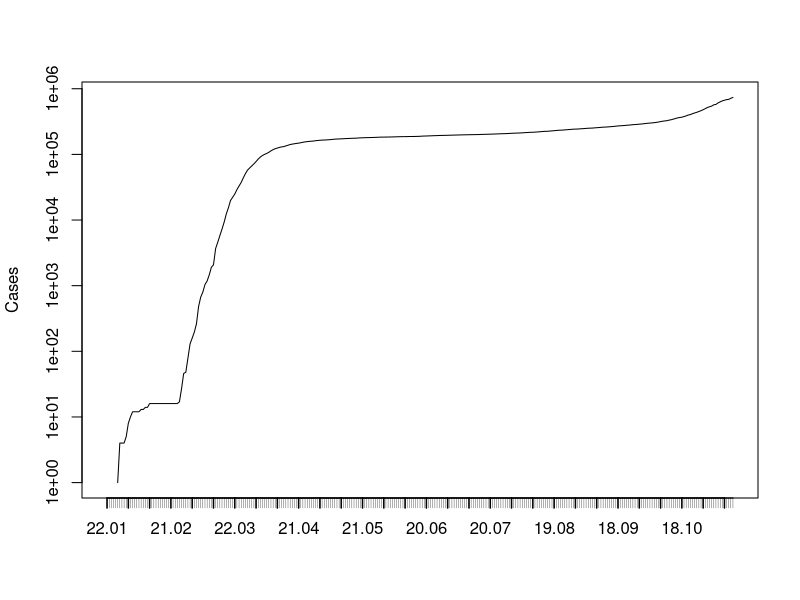

Write R code to recreate this figure. (Note: this script raises an error after producing the figure.)
## ---- chunk 1
knitr::opts_chunk$set(fig.path=paste0("figures.covid/"),
                      echo=FALSE,
                      warning=FALSE,
                      message=FALSE,
                      dev=c("png"),
                      dpi=150)
##                      fig.width=3.5,
##                      fig.height=4)


xdata <- read.csv("time_series_covid19_confirmed_global.csv")
xdatar <- read.csv("time_series_covid19_recovered_global.csv")
xdatad <- read.csv("time_series_covid19_deaths_global.csv")
N <- dim(xdata)[2]
ii <- c(5:N)
x <- c(1:length(ii))

xnames <- colnames(xdata)
lastday<-xnames[length(xnames)]

bonn <- rep(NA, length(ii))
                                        #Quelle https://www.general-anzeiger-bonn.de/region/siebengebirge/koenigswinter/coronavirus-im-rhein-sieg-kreis-zahl-der-bestaetigten-faelle-steigt-auf-24_aid-49519055
## 52 is 20
bonn[c(40:length(ii))] <- c(1, 1, 1, 1, 1, 1, 2, 4, 5, 6, 13, 18, 20, 36, 37, 55, 64, 76, 92, 119, 132, 151, 161, 180, 205, 222, 241, 259, 268, 272, 294, 294, 353, 370, 395, 412, 416, 417, 447, 474, 484, 504, 518, 530, 539, 550, 552, 561, 570, 573, 573, 580, 580, 593, 594, 615, 631, 631, 639, 648, 650, 662, 667, 667, 667, 672, 677, 680, 686, 686, 688, 689, 688, 689, 692, 692, 692, 692, 694, 695, 697, 698, 703, 703, 716, 717, 718, 726, 727, 728, 730, 731, 734, 734, 735, 738, NA)

stripX <- function(x) {
  if(length(x) == 1) {
    return(substr(x=x, start=2, stop=nchar(x)))
  }
  else {
    res <- c()
    for(i in c(1:length(x))) {
      res[i] <- substr(x=x[i], start=2, stop=nchar(x[i]))
    }
    return(res)
  }
}
datestring <- stripX(xnames[5:length(xnames)])
lastday <- format(strptime(as.character(datestring[length(datestring)]), "%m.%d.%Y"), "%d.%m.%y")
datestring <- format(strptime(as.character(datestring), "%m.%d.%Y"), "%d.%m")

dateaxis <- function(datestring, shift=0) {
  iitics <- seq(1, length(datestring), 10)
  axis(side=1,
       at=iitics+shift, lwd.ticks=1.5,
       labels=datestring[iitics])
  axis(side=1, lwd.ticks=0.3,
       at=c(1:length(datestring))+shift,
       labels=FALSE)
}

## ---- chunk 2
plot(y=as.vector(xdata[xdata$Country.Region=="Germany",])[ii], x=x, log="y", type='l',
     xlab=c(""), ylab="Cases", xaxt="n")
dateaxis(datestring)

lines(y=as.vector(xdatar[xdatar$Country.Region=="Germany",])[ii], x=x, col="red")
lines(y=as.vector(xdatad[xdatad$Country.Region=="Germany",])[ii], x=x, col="blue")
legend("topleft",
       legend=c("Confirmed", "Recovered", "Deaths"),
       bty="n",
       col=c("black", "red", "blue"),
       lty=c(1,1, 1))
## ---- chunk 3
jj <- ii[c(34:length(ii))]
kk <- ii[c(34:47)]
cdata <- as.vector(xdata[xdata$Country.Region=="Germany",jj])
plot(y=cdata, x=x[jj-4],
     log="y", type='l', ylim=c(1,500000),
     xlab=c(""), ylab="C", xaxt="n")
dateaxis(datestring[jj-4], shift=34-1)

points(y=cdata, x=x[jj-4], pch=21, col="black")
##lines(y=bonn[jj], x=x[jj])
lcdata <- log(unlist(cdata))
names(lcdata) <- NULL
y <- x[kk-4]
fit <- lm(lcdata[1:length(kk)] ~ y + 1)
lines(x=x[kk-4], y=exp(fit$coefficients[1])* exp(fit$coefficients[2]*(x[kk-4])),
      col="red", lwd=2)
daystomillion <- round(log(10^6/exp(fit$coefficients[1]))/fit$coefficients[2])

kk <- ii[c(45:59)]
cdata2 <- as.vector(xdata[xdata$Country.Region=="Germany",kk])
lcdata2 <- log(unlist(cdata2))
names(lcdata2) <- NULL
y <- x[kk-4]
fit2 <- lm(lcdata2 ~ y + 1)
lines(x=x[kk-4], y=exp(fit2$coefficients[1])* exp(fit2$coefficients[2]*(x[kk-4])),
      col="blue", lwd=2)
daystomillion2 <- round(log(10^6/exp(fit2$coefficients[1]))/fit2$coefficients[2])

ll <- ii[c(59:67)]
cdata3 <- as.vector(xdata[xdata$Country.Region=="Germany",ll])
lcdata3 <- log(unlist(cdata3))
names(lcdata3) <- NULL
y <- x[ll-4]
fit3 <- lm(lcdata3 ~ y + 1)
lines(x=x[ll-4], y=exp(fit3$coefficients[1])* exp(fit3$coefficients[2]*(x[ll-4])),
      col="darkgreen", lwd=2)
daystomillion3 <- round(log(10^6/exp(fit3$coefficients[1]))/fit3$coefficients[2])


legend("topleft",
       legend=c("Daten Deutschland", "Fit", "Fit2", "Fit3"),
       bty="n", col=c("black", "red", "blue", "darkgreen"),
       pch=c(21, NA, NA, NA), lty=1)

## ---- chunk 4
jj <- ii[c(34:length(ii))]
cdata <- as.vector(unlist(xdata[xdata$Country.Region=="Germany",jj]))
inc <- diff(cdata)
##plot(y=c(NA, inc), x=x[jj-4], xlab="d", ylab="Äanderung zum Vortag")
##lines(y=c(NA, inc), x=x[jj-4])
barplot(height=c(NA, inc), ylab="Äanderung zum Vortag", xlab="", names.arg=datestring[jj-4],
        col="red", las=2)
## ---- chunk 5
jj <- ii[c(34:length(ii))]
kk <- ii[c(34:47)]
cdata <- as.vector(xdata[xdata$Country.Region=="Germany",jj]) -
  as.vector(xdatad[xdatad$Country.Region=="Germany",jj]) -
  as.vector(xdatar[xdatar$Country.Region=="Germany",jj])
plot(y=cdata, x=x[jj-4],
     log="y", type='l', ylim=c(1,500000),
     xlab=c(""), ylab="Akut Infizierte", xaxt="n")
dateaxis(datestring[jj-4], shift=34-1)
points(y=cdata, x=x[jj-4], pch=21, col="black")
##lines(y=bonn[jj], x=x[jj])
lcdata <- log(unlist(cdata))
names(lcdata) <- NULL
y <- x[kk-4]
fit <- lm(lcdata[1:length(kk)] ~ y + 1)
##lines(x=x[kk-4], y=exp(fit$coefficients[1])* exp(fit$coefficients[2]*(x[kk-4])),
##      col="red", lwd=2)
##daystomillion <- round(log(10^6/exp(fit$coefficients[1]))/fit$coefficients[2])

kk <- ii[c(45:59)]
cdata2 <- as.vector(xdata[xdata$Country.Region=="Germany",kk]) -
  as.vector(xdatad[xdatad$Country.Region=="Germany",kk]) -
  as.vector(xdatar[xdatar$Country.Region=="Germany",kk])
lcdata2 <- log(unlist(cdata2))
names(lcdata2) <- NULL
y <- x[kk-4]
fit2 <- lm(lcdata2 ~ y + 1)
lines(x=x[kk-4], y=exp(fit2$coefficients[1])* exp(fit2$coefficients[2]*(x[kk-4])),
      col="blue", lwd=2)
daystomillion2 <- round(log(10^6/exp(fit2$coefficients[1]))/fit2$coefficients[2])

ll <- ii[c(59:68)]
cdata3 <- as.vector(xdata[xdata$Country.Region=="Germany",ll]) -
  as.vector(xdatad[xdatad$Country.Region=="Germany",ll]) -
  as.vector(xdatar[xdatar$Country.Region=="Germany",ll])
lcdata3 <- log(unlist(cdata3))
names(lcdata3) <- NULL
y <- x[ll-4]
fit3 <- lm(lcdata3 ~ y + 1)
lines(x=x[ll-4], y=exp(fit3$coefficients[1])* exp(fit3$coefficients[2]*(x[ll-4])),
      col="darkgreen", lwd=2)
daystomillion3 <- round(log(10^6/exp(fit3$coefficients[1]))/fit3$coefficients[2])

mm <- ii[c(67:76)]
cdata3 <- as.vector(xdata[xdata$Country.Region=="Germany",mm]) -
  as.vector(xdatad[xdatad$Country.Region=="Germany",mm]) -
  as.vector(xdatar[xdatar$Country.Region=="Germany",mm])
lcdata3 <- log(unlist(cdata3))
names(lcdata3) <- NULL
y <- x[mm-4]
fit4 <- lm(lcdata3 ~ y + 1)
lines(x=x[mm-4], y=exp(fit4$coefficients[1])* exp(fit4$coefficients[2]*(x[mm-4])),
      col="darkorange", lwd=2)
daystomimmion3 <- round(log(10^6/exp(fit4$coefficients[1]))/fit4$coefficients[2])

abline(v=x[55], lty=2)
abline(v=x[62], lty=3)
abline(v=x[90], lty=4)
abline(v=x[104], lty=5)
abline(v=x[111], lty=6)

legend("topleft",
       legend=c("Daten Deutschland", "Fit2", "Fit3", "Fit4"),
       bty="n", col=c("black", "blue", "darkgreen", "darkorange"),
       pch=c(21, NA, NA, NA), lty=1)
legend("bottomright",
       legend=c("Schulen geschl.", "Lockdown", "Geschäfte wieder offen", "4. Klassen", "Schulen offen"),
       lty=c(2: 6), bty="n")

## ---- chunk 6
jj <- ii[c(34:length(ii))]
cdata <- as.vector(unlist(xdata[xdata$Country.Region=="Germany",jj])) -
  as.vector(unlist(xdatar[xdatar$Country.Region=="Germany",jj])) -
  as.vector(unlist(xdatad[xdatad$Country.Region=="Germany",jj]))
inc <- diff(cdata)
##plot(y=c(NA, inc), x=x[jj-4], xlab="Tage seit 22.01.2020", ylab="Äanderung zum Vortag")
##lines(y=c(NA, inc), x=x[jj-4])
barplot(height=c(NA, inc), ylab="Äanderung zum Vortag", xlab="", names.arg=datestring[jj-4],
        col="blue", axes=TRUE, las=2)
## ---- chunk 7
jj <- ii[c(34:length(ii))]
cdata <- as.vector(unlist(xdata[xdata$Country.Region=="Germany",jj])) -
  as.vector(unlist(xdatar[xdatar$Country.Region=="Germany",jj])) -
  as.vector(unlist(xdatad[xdatad$Country.Region=="Germany",jj]))
inc <- diff(cdata)
incav <- c()
for(i in c(1:length(inc))) {
  if(i == 1) incav[i] = 2*inc[i] + inc[i+1]
  else if(i == length(inc)) incav[i] = 2*inc[i] + inc[i-1]
  else incav[i] = inc[i+1] + inc[i] + inc[i-1]
}
incav <- incav/3
##plot(y=c(NA, inc), x=x[jj-4], xlab="Tage seit 22.01.2020", ylab="Äanderung zum Vortag")
##lines(y=c(NA, inc), x=x[jj-4])
barplot(height=c(NA, incav), ylab="Äanderung zum Vortag (gemittelt)", xlab="", names.arg=datestring[jj-4],
        col="blue", las=2)
## ---- chunk 8
jj <- ii[c(34:length(ii))]
cdata <- as.vector(unlist(xdata[xdata$Country.Region=="Germany",jj])) -
  as.vector(unlist(xdatar[xdatar$Country.Region=="Germany",jj])) -
  as.vector(unlist(xdatad[xdatad$Country.Region=="Germany",jj]))
jj1 <- c(2:length(cdata))
jj4 <- c(5:length(cdata))
jj7 <- c(8:length(cdata))
r0 <- cdata[jj1]/cdata[jj1-1]
r04 <- cdata[jj4]/cdata[jj4-4]
r07 <- cdata[jj7]/cdata[jj7-7]
plot(x=x[jj-4], y=c(NA, r0), xlab="", ylab="R",
     col="red", pch=21, ylim=c(0,4), xaxt="n")
lines(x=x[jj-4], y=c(NA, r0), col="red")

points(x=x[jj-4], y=c(rep(NA, 4), r04), col="blue", pch=22)
lines(x=x[jj-4], y=c(rep(NA, 4), r04), col="blue")

points(x=x[jj-4], y=c(rep(NA, 7), r07), col="darkgreen", pch=23)
lines(x=x[jj-4], y=c(rep(NA, 7), r07), col="darkgreen")

dateaxis(datestring[jj-4], shift=34-1)

abline(h=1)
legend("topright",
       legend=c(expression(R[1]), expression(R[4]), expression(R[7])),
       bty="n", pch=c(21:23), col=c("red", "blue", "darkgreen"))
## ---- chunk 9
plot(y=gdata[kk], x=x[kk],
     log="y", type='l', ylim=c(1,150000),
     xlab=c(""), ylab="Cases", xaxt='n')
dateaxis(datestring[kk], shift=34-1)
lines(x=x[kk], y=bonn[kk], col="red")
legend("topleft",
       legend=c("Deutschland", "Bonn"),
       bty="n", lty=c(1,1), col=c("black", "red"))
## ---- chunk 10
bn <- read.csv("nrw/bonn.csv", header=FALSE)
kn <- read.csv("nrw/koeln.csv", header=FALSE)
df <- read.csv("nrw/duesseldorf.csv", header=FALSE)
hb <- read.csv("nrw/heinsberg.csv", header=FALSE)
nrw <- read.csv("nrw/nrw.csv", header=FALSE)

xnrw <- c(1:length(nrw$V1))
plot(NA, xlim=range(xnrw), ylim=c(1,10*range(nrw$V2)[2]), xlab="Datum", ylab="Fälle", log="y", xaxt="n")

iinrw <- seq(3, length(nrw$V1), by=5)
axis(side=1,
     at=iinrw, lwd.ticks=1.5,
     labels=nrw$V1[iinrw])
axis(side=1, lwd.ticks=0.3,
     at=c(1:length(nrw$V1)),
     labels=FALSE)


lines(x=xnrw, y=nrw$V2, col="red", lty=1)
points(x=xnrw, y=nrw$V2, col="red", pch=21)

lines(x=xnrw, y=bn$V2, col="blue", lty=2)
points(x=xnrw, y=bn$V2, col="blue", pch=22)

lines(x=xnrw, y=kn$V2, col="darkgreen", lty=3)
points(x=xnrw, y=kn$V2, col="darkgreen", pch=23)

lines(x=xnrw, y=df$V2, col="darkorange", lty=4)
points(x=xnrw, y=df$V2, col="darkorange", pch=24)

lines(x=xnrw, y=hb$V2, col="black", lty=5)
points(x=xnrw, y=hb$V2, col="black", pch=25)

legend("topleft",
       legend=c("NRW gesamt", "Bonn", "Köln", "Düsseldorf", "Heinsberg"),
       bty="n", col=c("red", "blue", "darkgreen", "darkorange", "black"),
       pch=c(21:25), lty=c(1:5))

## ---- chunk 11
ii <- c(5:N)
x <- c(1:length(ii))
plot(y=as.vector(colSums(xdata[, ii])), x=x,
     type='l', ylim=c(0,25000000),
     xlab=c(""), ylab="Infektionen", col="red", lwd=1.5, xaxt="n")
dateaxis(datestring)
lines(y=as.vector(colSums(xdata[grepl("China", x=xdata$Country.Region), ii])),
      x=x, col="blue", lty=2, lwd=1.5)
lines(y=as.vector(colSums(xdata[!grepl("China", x=xdata$Country.Region), ii])),
      x=x, col="black", lty=3, lwd=1.5)

legend("topleft",
       legend=c("Welt", "nur Festland China", "Welt ohne China"),
       bty="n",
       lty=c(1,2,3),
       col=c("red", "blue", "black"))
## ---- chunk 12
plot(y=as.vector(colSums(xdata[, ii])), x=x,
     log="y", type='l', ylim=c(50,25000000),
     xlab=c(""), ylab="Infektionen", col="red", lwd=1.5, xaxt="n")
dateaxis(datestring)
lines(y=as.vector(colSums(xdata[grepl("China", x=xdata$Country.Region), ii])),
      x=x, col="blue", lty=2, lwd=1.5)
lines(y=as.vector(colSums(xdata[!grepl("China", x=xdata$Country.Region), ii])),
      x=x, col="black", lty=3, lwd=1.5)

legend("topleft",
       legend=c("Welt", "nur Festland China", "Alles ohne China"),
       bty="n",
       lty=c(1,2,3),
       col=c("red", "blue", "black"))
## ---- chunk 13
plot(y=as.vector(xdata[xdata$Country.Region=="Italy",])[ii], x=x,
     log="y", type='l', ylim=c(1,10000000),
     xlab=c(""), ylab="Cases", xaxt="n")
dateaxis(datestring)
lines(y=as.vector(xdata[xdata$Country.Region=="Germany",])[ii], x=x, col="red", lty=2)
lines(y=as.vector(colSums(xdata[grepl("US", x=xdata$Country.Region),ii])), x=x, col="blue", lty=3)
lines(y=as.vector(xdata[xdata$Country.Region=="Korea, South",])[ii], x=x, col="darkorange", lty=4)
lines(y=as.vector(colSums(xdata[xdata$Country.Region=="France",ii])), x=x, col="darkgreen", lty=5)
lines(y=as.vector(xdata[xdata$Country.Region=="Spain",])[ii], x=x, col="grey", lty=6)
legend("topleft",
       legend=c("Italy", "Germany", "US", "Korea, South", "France", "Spain"),
       bty="n",
       col=c("black","red", "blue", "darkorange", "darkgreen", "grey"),
       lty=c(1:6))
## ---- chunk 14
plot(y=as.vector(xdata[xdata$Country.Region=="Italy",])[ii], x=x,
     log="y", type='l', ylim=c(1,5000000),
     xlab=c(""), ylab="Cases", xaxt="n")
dateaxis(datestring)
lines(y=as.vector(xdata[xdata$Country.Region=="Germany",])[ii], x=x, col="red", lty=2)
lines(y=as.vector(xdata[xdata$Country.Region=="Korea, South",])[ii], x=x, col="darkorange", lty=4)
lines(y=as.vector(xdata[xdata$Country.Region=="Japan",])[ii], x=x, col="darkgreen", lty=6)
legend("topleft",
       legend=c("Italy", "Germany", "Korea, South", "Japan"),
       bty="n",
       col=c("black", "red", "darkorange", "darkgreen"),
       lty=c(1:6))
## ---- chunk 15
plot(y=as.vector(colSums(xdata[grepl("China", x=xdata$Country.Region),ii]))/sum(xdata[grepl("China", x=xdata$Country.Region),ii[1]]), x=x,
     log="y", type='l', ylim=c(1,500000), xlim=c(0,60),
     xlab=c("Tage - D + 1"), ylab="Cases/Cases(D)")
lines(y=as.vector(xdata[xdata$Country.Region=="Germany",ii])/xdata[xdata$Country.Region=="Germany",ii[34]], x=x-33, col="red", lty=2)
lines(y=as.vector(xdata[xdata$Country.Region=="Italy",ii])/xdata[xdata$Country.Region=="Italy",ii[33]], x=x-32, col="blue", lty=3)
lines(y=as.vector(xdata[xdata$Country.Region=="Japan",ii])/xdata[xdata$Country.Region=="Japan",ii[25]], x=x-24, col="darkgreen", lty=6)
legend("topleft",
       legend=c("Festland China (D bei Tag 1)", "Germany (D bei Tag 34)", "Italy (D bei Tag 33)", "Japan (D bei Tag 25)"),
       bty="n",
       col=c("black", "red", "blue", "darkgreen"),
       lty=c(1,2,3,6))
## ---- chunk 16
plot(y=as.vector(xdata[xdata$Country.Region=="United Kingdom" & xdata$Province.State=="",])[ii], x=x,
     log="y", type='l', ylim=c(1,5000000), xlim=c(34,N-4),
     xlab=c(""), ylab="Cases", xaxt="n")
dateaxis(datestring)
lines(y=as.vector(xdata[xdata$Country.Region=="Germany",])[ii], x=x, col="red", lty=2)
lines(y=as.vector(colSums(xdata[grepl("US", x=xdata$Country.Region),ii])), x=x, col="blue", lty=3)
lines(y=as.vector(colSums(xdata[xdata$Country.Region=="France",ii])), x=x, col="darkgreen", lty=5)
lines(y=as.vector(xdata[xdata$Country.Region=="Spain",])[ii], x=x, col="grey", lty=6)
legend("topleft",
       legend=c("UK", "Germany", "US", "France", "Spain"),
       bty="n",
       col=c("black","red", "blue", "darkgreen", "grey"),
       lty=c(1:6))
## ---- chunk 17
plot(y=as.vector(xdatad[xdatad$Country.Region=="Italy",])[ii], x=x,
     log="y", type='l', ylim=c(1,500000), xlim=c(25,N-5),
     xlab=c(""), ylab="Deaths", xaxt="n")
dateaxis(datestring)
lines(y=as.vector(xdatad[xdatad$Country.Region=="Germany",])[ii], x=x, col="red", lty=2)
lines(y=as.vector(colSums(xdatad[xdatad$Country.Region=="US",ii])), x=x, col="blue", lty=3)
lines(y=as.vector(xdatad[xdatad$Country.Region=="Korea, South",])[ii], x=x, col="darkorange", lty=4)
lines(y=as.vector(colSums(xdatad[xdatad$Country.Region=="France",ii])), x=x, col="darkgreen", lty=5)
lines(y=as.vector(xdatad[xdata$Country.Region=="Spain",])[ii], x=x, col="grey", lty=6)
legend("topleft",
       legend=c("Italy", "Germany", "US", "Korea, South", "France", "Spain"),
       bty="n",
       col=c("black","red", "blue", "darkorange", "darkgreen", "grey"),
       lty=c(1:5))
## ---- chunk 18
plot(y=as.vector(xdatad[xdatad$Country.Region=="Italy",])[ii], x=x,
     log="y", type='l', ylim=c(1,500000),  xlim=c(25,N-5),
     xlab=c(""), ylab="Deaths", xaxt="n")
dateaxis(datestring)
lines(y=as.vector(xdatad[xdatad$Country.Region=="Germany",])[ii], x=x, col="red", lty=2)
lines(y=as.vector(xdatad[xdatad$Country.Region=="Korea, South",])[ii], x=x, col="darkorange", lty=4)
lines(y=as.vector(xdatad[xdatad$Country.Region=="Japan",])[ii], x=x, col="darkgreen", lty=6)
legend("topleft",
       legend=c("Italy", "Germany", "Korea, South", "Japan"),
       bty="n",
       col=c("black", "red", "darkorange", "darkgreen"),
       lty=c(1:6))
## ---- chunk 19
kk <- ii[c(34:60)]
cdata <- as.vector(xdata[xdata$Country.Region=="Germany",jj]) +
  as.vector(xdata[xdata$Country.Region=="Spain",jj]) +
  as.vector(colSums(xdata[grepl("France", xdata$Country.Region),jj])) +
  as.vector(colSums(xdata[grepl("US", xdata$Country.Region),jj]))

cdata <- as.vector(unlist(cdata))/4
lcdata <- log(cdata)

plot(y=cdata, x=x[jj-4],
     log="y", type='l', ylim=c(1,5000000),
     xlab=c(""), ylab="C", xaxt='n')
dateaxis(datestring[jj-4], shift=34-1)
##lines(y=bonn[jj], x=x[jj])

names(lcdata) <- NULL
y <- x[kk-4]
fit <- lm(lcdata[c(1:length(kk))] ~ y + 1)
lines(x=x[kk-4], y=exp(fit$coefficients[1])* exp(fit$coefficients[2]*(x[kk-4])),
      col="red")
legend("topleft",
       legend=c("Daten (D+F+S+US)/4", "Fit"),
       bty="n", col=c("black", "red"), lty=1)
